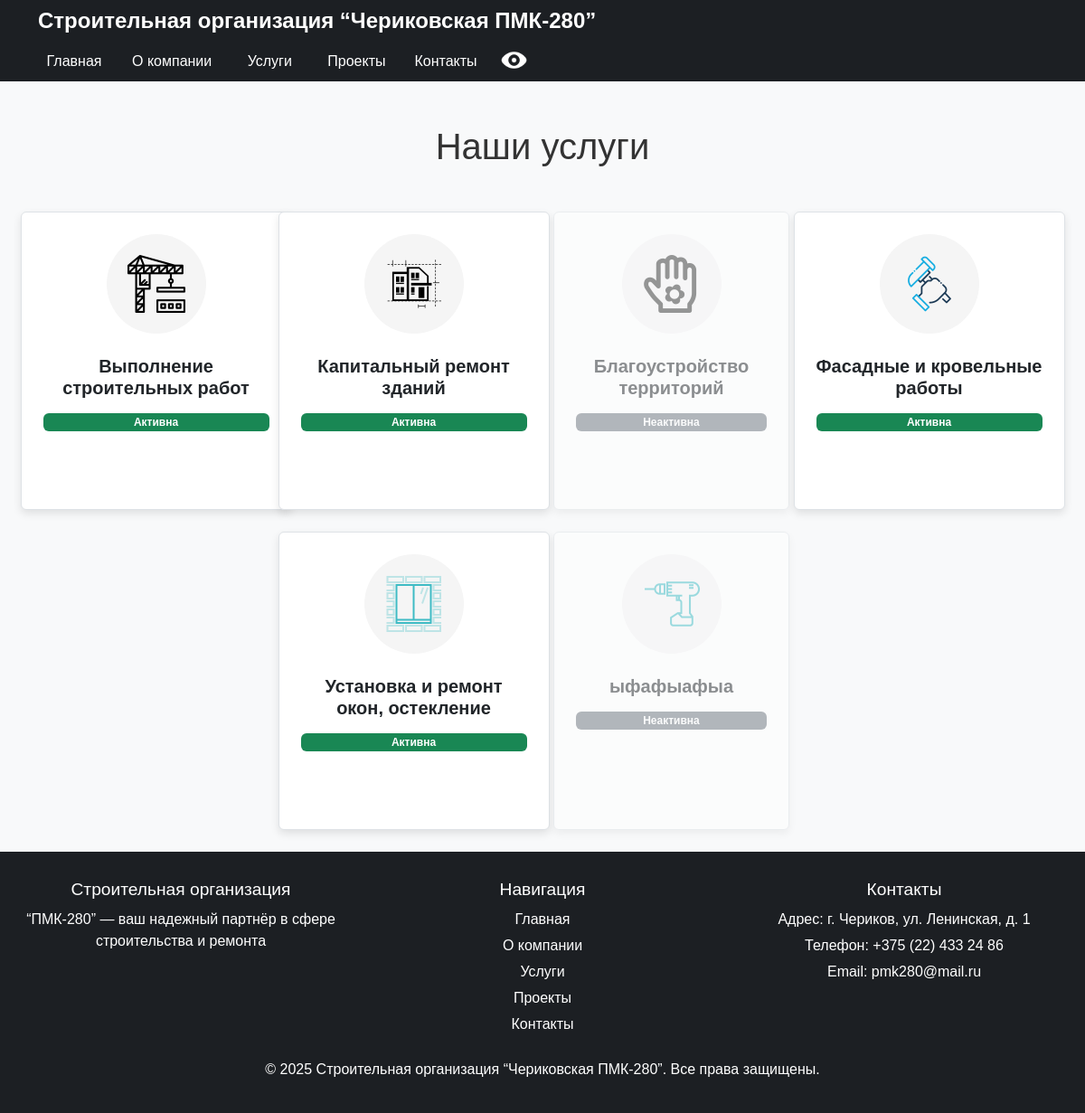
/services, run on the app's committed database.
### app.py (models this page shows, shortened)
class Service(db.Model):
    id = db.Column(db.Integer, primary_key=True)
    title = db.Column(db.String(100), nullable=False)
    description = db.Column(db.Text, nullable=False)
    icon = db.Column(db.String(255), nullable=True)
    is_active = db.Column(db.Boolean, default=True)
    page_name = db.Column(db.String(100), unique=True, nullable=False)

### app.py (the view)
@app.route('/services')
def services():
    services = Service.query.all()
    return render_template('services.html', services=services)

### templates/services.html (shortened to what this page needs)
<!DOCTYPE html>
<html lang="ru">
<head>
  <link href="https://cdn.jsdelivr.net/npm/bootstrap@5.3.0/dist/css/bootstrap.min.css" rel="stylesheet">
  <link rel="stylesheet" href="{{ url_for('static', filename='css/style.css') }}">
</head>
<body>
<nav class="navbar navbar-expand-lg navbar-dark custom-navbar">
  <div class="container">
    <a class="navbar-brand" href="{{ url_for('index') }}">Строительная организация “Чериковская ПМК-280”</a>
    <div>
      <ul class="navbar-nav me-auto mb-2 mb-lg-0 d-flex flex-row gap-3">
        <a class="nav-link" href="{{ url_for('index') }}">Главная</a>
        <a class="nav-link" href="{{ url_for('about') }}">О компании</a>
        <a class="nav-link" href="{{ url_for('services') }}">Услуги</a>
        <a class="nav-link" href="{{ url_for('projects') }}">Проекты</a>
        <a class="nav-link" href="{{ url_for('contact') }}">Контакты</a>
        <li class="nav-item">
        <img id="toggleAccessibility"
        src="{{ url_for('static', filename='icons/eye.png') }}"
        alt="Версия для слабовидящих"
        title="Версия для слабовидящих"
        style="cursor:pointer; width: 33px; margin-top: 4px;">
        </li>
      </ul>
    </div>
  </div>
</nav>
<div class="wrapper">
  <div class="container mt-5">
    <h1 class="text-center mb-5">Наши услуги</h1>
    <div class="row justify-content-center">
      {% for service in services %}
      <div class="col-md-4 col-lg-3 mb-4 d-flex justify-content-center">
        {% if service.is_active %}
        <a href="{{ url_for('service_page', page_name=service.page_name) }}" class="text-decoration-none text-dark">
        {% endif %}
          <div class="card text-center p-4 border rounded bg-white service-card"
            style="width: 300px; height: 330px; {% if not service.is_active %}opacity: 0.5; pointer-events: none;{% endif %}">
            {% if service.icon %}
            <div class="mb-4 d-flex justify-content-center">
              <div class="rounded-circle d-flex align-items-center justify-content-center"
                   style="width: 110px; height: 110px; background-color: #f5f5f5;">
                <img src="{{ url_for('static', filename='icons/' ~ service.icon) }}"
                     alt="{{ service.title }}"
                     style="max-width: 64px; max-height: 64px;">
              </div>
            </div>
            {% endif %}
            <h5 class="fw-bold text-center" style="white-space: pre-wrap;">{{ service.title }}</h5>
            {% if service.is_active %}
              <span class="badge bg-success mt-2">Активна</span>
            {% else %}
              <span class="badge bg-secondary mt-2">Неактивна</span>
            {% endif %}
          </div>
        {% if service.is_active %}
        </a>
        {% endif %}
      </div>
      {% endfor %}
    </div>
  </div>
</div>
<div class="footer">
  <div class="footer-container">
    <div>
      <h5>Строительная организация</h5>
      <p>“ПМК-280” — ваш надежный партнёр в сфере строительства и ремонта</p>
    </div>
    <div>
      <h5>Навигация</h5>
      <ul>
        <li><a href="{{ url_for('index') }}">Главная</a></li>
        <li><a href="{{ url_for('about') }}">О компании</a></li>
        <li><a href="{{ url_for('services') }}">Услуги</a></li>
        <li><a href="{{ url_for('projects') }}">Проекты</a></li>
        <li><a href="{{ url_for('contact') }}">Контакты</a></li>
      </ul>
    </div>
    <div>
      <h5>Контакты</h5>
      <ul>
        <li>Адрес: г. Чериков, ул. Ленинская, д. 1</li>
        <li>Телефон: +375 (22) 433 24 86</li>
        <li>Email: pmk280@mail.ru</li>
      </ul>
    </div>
  </div>
  <p>&copy; 2025 Строительная организация “Чериковская ПМК-280”. Все права защищены.</p>
</div>
</body>
</html>

### static/css/style.css (style rules this page uses)
html, body { height: 100%; margin: 0; padding: 0; background-color: #f5f5f5; display: flex; flex-direction: column; }
.wrapper { flex: 1; }
body { flex: 1; min-height: 100vh; overflow-y: scroll; font-family: 'Poppins', sans-serif; background-color: #f8f9fa; color: #333; }
.navbar { background-color: #1c1f23; padding: 0 20px; display: flex; justify-content: space-between; align-items: center; flex-wrap: wrap; }
.navbar-nav { display: flex; flex-wrap: wrap; gap: 15px; padding-left: 0; list-style: none; justify-content: center; text-align: center; }
.navbar-nav .nav-link { font-weight: 500; color: white; padding: 10px; text-align: center; transition: all 0.3s ease; white-space: normal !important; word-break: break-word; flex-shrink: 1; min-width: 80px; }
.navbar .navbar-brand { color: white; font-weight: bold; font-size: 1.5rem; margin-right: 20px; }
.navbar-nav { list-style: none; }
.navbar-nav .nav-link { font-weight: 500; color: white; padding: 10px; text-align: center; transition: all 0.3s ease; }
.navbar-brand { color: white; font-weight: bold; font-size: 1.5rem; margin-right: 20px; }
.footer { background-color: #1c1f23; color: #fff; padding: 20px 0; font-size: 1rem; text-align: center; flex-shrink: 0; }
.footer a { color: #93b321; text-decoration: none; }
.footer .footer-container { display: flex; justify-content: space-between; max-width: 1200px; margin: 0 auto; flex-wrap: wrap; }
.footer .footer-container div { flex: 1; padding: 10px; min-width: 150px; }
.footer .footer-container div h5 { margin-bottom: 10px; font-size: 1.2rem; }
.footer .footer-container div ul { list-style: none; padding: 0; }
.footer .footer-container div ul li { margin: 5px 0; }
.footer .footer-container div ul li a { color: #fff; font-size: 1rem; }
.card { transition: transform 0.3s ease, box-shadow 0.3s ease; border-radius: 10px; box-shadow: 0px 4px 10px rgba(0, 0, 0, 0.1); overflow: hidden; }
.service-card { opacity: 0; transform: scale(0.9); transition: opacity 1s ease, transform 2s ease; }
.service-card.visible { opacity: 1; transform: scale(1); }
.visible { opacity: 1; transform: translateY(0); transition: opacity 0.5s ease-out, transform 0.5s ease-out; }

### data on the page
Service: icon (picture), title "Выполнение строительных работ", is_active "Активна"
Service: icon (picture), title "Капитальный ремонт зданий", is_active "Активна"
Service: icon (picture), title "Благоустройство территорий", is_active "Неактивна"
Service: icon (picture), title "Фасадные и кровельные работы", is_active "Активна"
Service: icon (picture), title "Установка и ремонт окон, остекление", is_active "Активна"
Service: icon (picture), title "ыфафыафыа", is_active "Неактивна"
